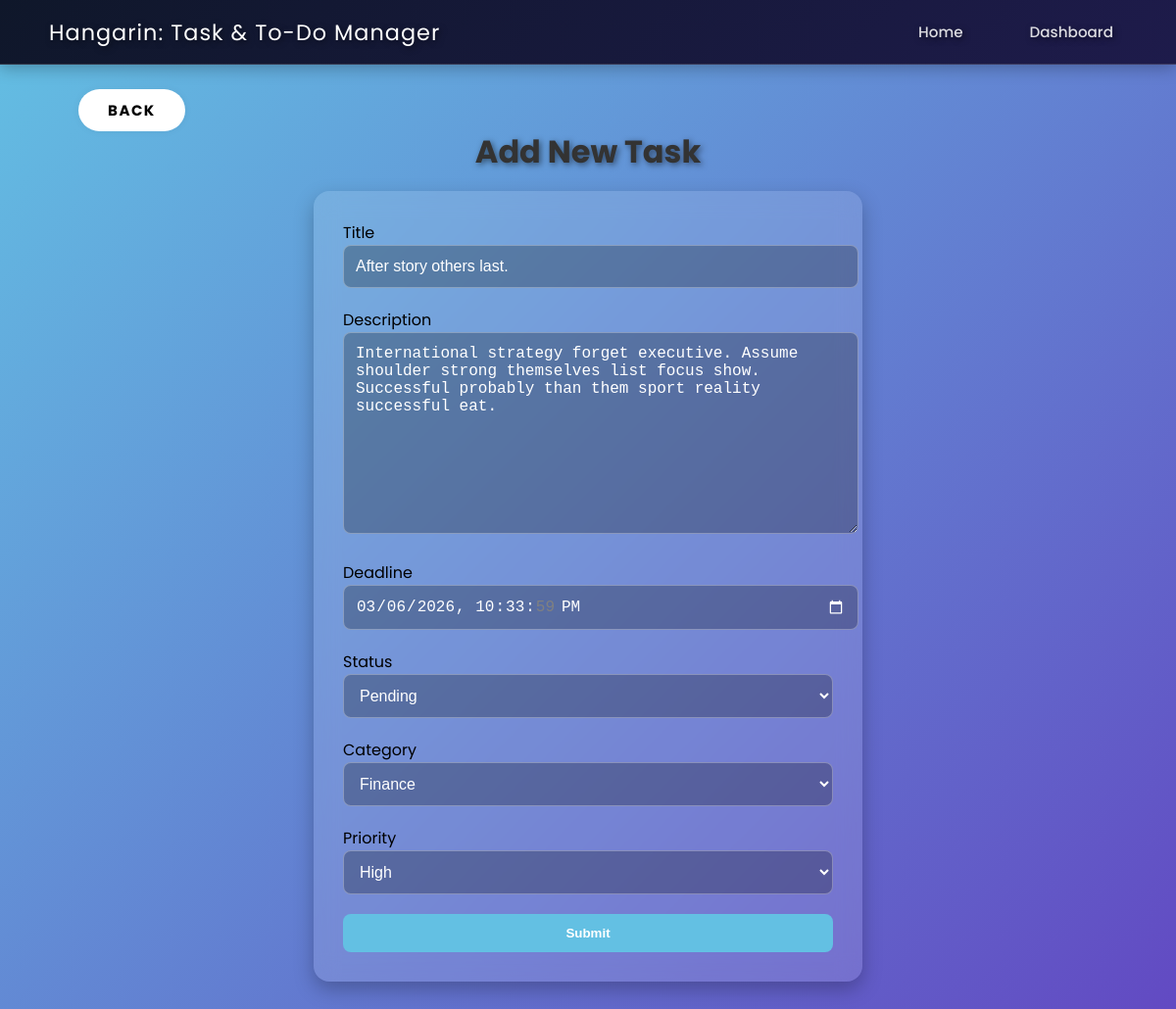
/task_list/19, run on an earlier commit of the app's database.
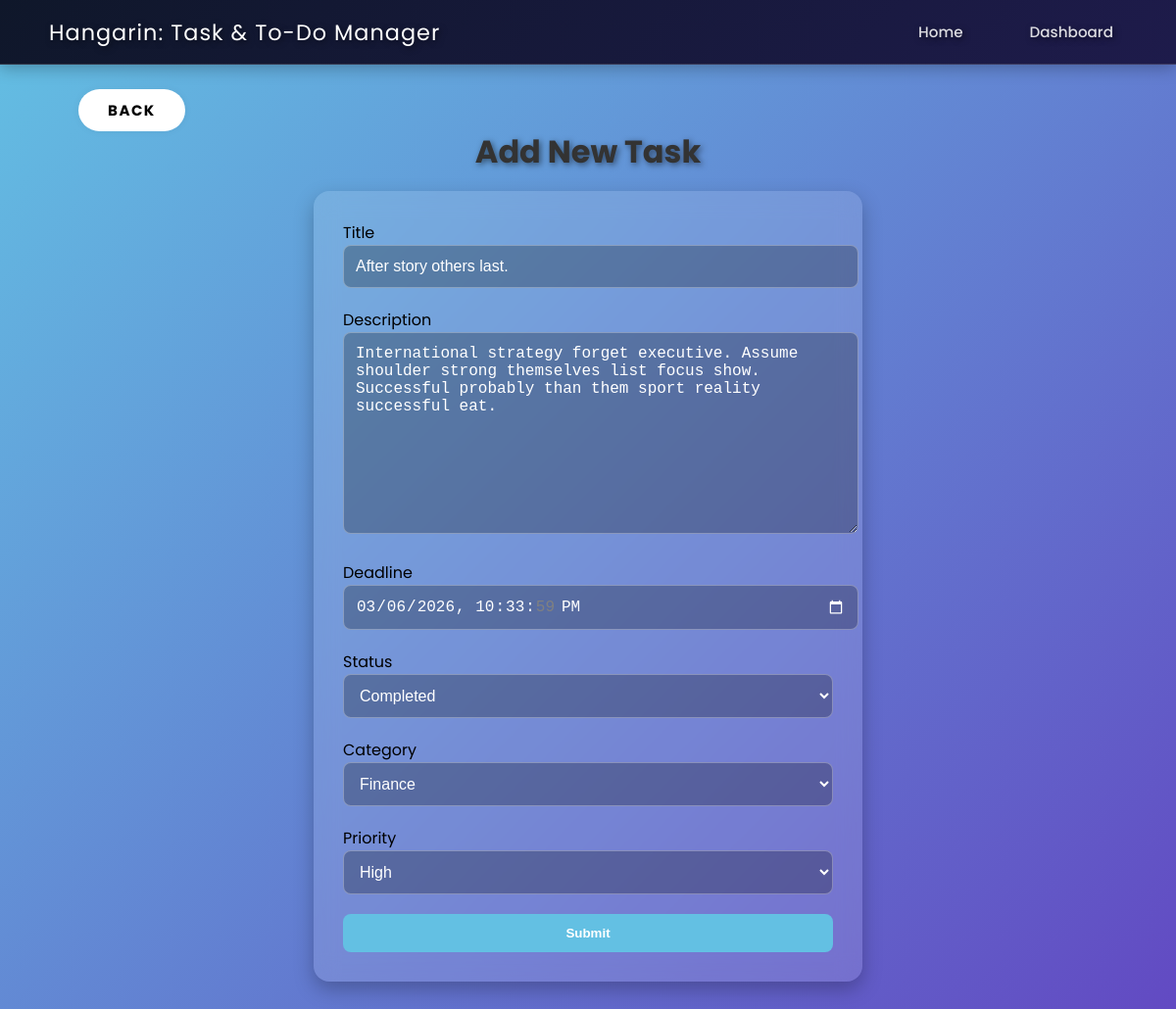
And on a later commit of the database.
### tasktodomanager/models.py (models this page shows, shortened)
class BaseModel(models.Model):
    created_at = models.DateTimeField(auto_now_add=True, db_index=True)
    updated_at = models.DateTimeField(auto_now=True)
    class Meta:
        abstract = True

class Task(BaseModel):
    title = models.CharField(max_length=255)
    description = models.TextField()
    deadline = models.DateTimeField()
    status = models.CharField(
        max_length=50,
        choices=[
            ("Pending", "Pending"),
            ("In Progress", "In Progress"),
            ("Completed", "Completed"),
        ],
        default="Pending"
    )
    category = models.ForeignKey(Category, on_delete=models.CASCADE)
    priority = models.ForeignKey(Priority, on_delete=models.CASCADE)

### tasktodomanager/views.py (the view)
# urls.py: path('task_list/<pk>', TaskUpdateView.as_view(), name='task-update'),
class TaskUpdateView(UpdateView):
    model = Task
    form_class = TaskUpdateForm
    template_name = 'task_form.html'
    success_url = reverse_lazy('task-list')
    def get_context_data(self, **kwargs):
        context = super().get_context_data(**kwargs)
        context['from_page'] = 'dashboard'
        return context

### tasktodomanager/forms.py
class TaskUpdateForm(ModelForm):
    class Meta:
        model = Task
        fields = "__all__"
        widgets = {
            'deadline': forms.DateTimeInput(attrs={
                'type': 'datetime-local',
                'class': 'form-control'
            }),
        }

### tasktodomanager/models.py (called while the page is built)
    def __str__(self):
        return self.name

    def __str__(self):
        return self.name

### templates/task_form.html (shortened to what this page needs)
{% extends 'base.html' %}
{% load static %}
{% block content %}
<div class="btnback">
    {% if from_page == 'home' %}
        <a href="{% url 'home' %}" class="btn">Back</a>
    {% else %}
        <a href="{% url 'task-list' %}" class="btn">Back</a>
    {% endif %}
</div>
<div class="task-container">
    <h2 class="page-title">Add New Task</h2>
    <div class="task-card">
        <form action="" method="post" novalidate>
            {% include 'includes/form.html' %}
            <button type="submit" class="btn-submit">Submit</button>
        </form>
    </div>
</div>
{% endblock %}

### templates/includes/form.html (shortened to what this page needs)
{% load widget_tweaks %}
{% for field in form %}
<div class="mb-3">
    <label class="form-label">{{ field.label }}</label>
    {% render_field field class="form-control" %}
</div>
{% endfor %}

What changed in the data, as far as the page shows it:
changed Task "After story others last.": status "Pending" → "Completed"
